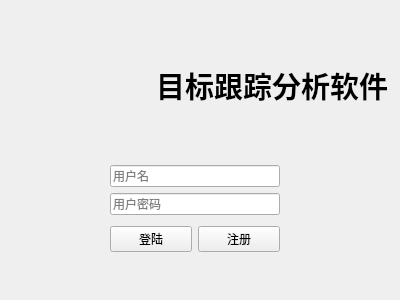
<?xml version="1.0" encoding="UTF-8"?>
<ui version="4.0">
 <class>Login</class>
 <widget class="QWidget" name="Login">
  <property name="geometry">
   <rect>
    <x>0</x>
    <y>0</y>
    <width>400</width>
    <height>300</height>
   </rect>
  </property>
  <property name="sizePolicy">
   <sizepolicy hsizetype="Fixed" vsizetype="Fixed">
    <horstretch>0</horstretch>
    <verstretch>0</verstretch>
   </sizepolicy>
  </property>
  <property name="minimumSize">
   <size>
    <width>400</width>
    <height>300</height>
   </size>
  </property>
  <property name="maximumSize">
   <size>
    <width>400</width>
    <height>300</height>
   </size>
  </property>
  <property name="windowTitle">
   <string>登陆</string>
  </property>
  <widget class="QWidget" name="layoutWidget">
   <property name="geometry">
    <rect>
     <x>20</x>
     <y>20</y>
     <width>368</width>
     <height>130</height>
    </rect>
   </property>
   <layout class="QHBoxLayout" name="horizontalLayout">
    <item>
     <widget class="QLabel" name="label">
      <property name="text">
       <string/>
      </property>
      <property name="pixmap">
       <pixmap resource="../resources.qrc">:/icons/resource/icons/icon.png</pixmap>
      </property>
      <property name="scaledContents">
       <bool>false</bool>
      </property>
     </widget>
    </item>
    <item>
     <widget class="QLabel" name="label_2">
      <property name="font">
       <font>
        <family>Ubuntu</family>
        <pointsize>22</pointsize>
        <weight>75</weight>
        <bold>true</bold>
       </font>
      </property>
      <property name="text">
       <string>目标跟踪分析软件</string>
      </property>
      <property name="alignment">
       <set>Qt::AlignCenter</set>
      </property>
     </widget>
    </item>
   </layout>
  </widget>
  <widget class="QWidget" name="">
   <property name="geometry">
    <rect>
     <x>110</x>
     <y>160</y>
     <width>170</width>
     <height>99</height>
    </rect>
   </property>
   <layout class="QVBoxLayout" name="verticalLayout_2">
    <item>
     <layout class="QVBoxLayout" name="verticalLayout">
      <item>
       <widget class="QLineEdit" name="edt_username">
        <property name="placeholderText">
         <string>用户名</string>
        </property>
       </widget>
      </item>
      <item>
       <widget class="QLineEdit" name="edt_password">
        <property name="placeholderText">
         <string>用户密码</string>
        </property>
       </widget>
      </item>
     </layout>
    </item>
    <item>
     <layout class="QHBoxLayout" name="horizontalLayout_2">
      <item>
       <widget class="QPushButton" name="btn_login">
        <property name="text">
         <string>登陆</string>
        </property>
       </widget>
      </item>
      <item>
       <widget class="QPushButton" name="btn_register">
        <property name="text">
         <string>注册</string>
        </property>
       </widget>
      </item>
     </layout>
    </item>
   </layout>
  </widget>
 </widget>
 <resources>
  <include location="../resources.qrc"/>
 </resources>
 <connections>
  <connection>
   <sender>btn_register</sender>
   <signal>clicked()</signal>
   <receiver>Login</receiver>
   <slot>show_register_pane()</slot>
   <hints>
    <hint type="sourcelabel">
     <x>257</x>
     <y>242</y>
    </hint>
    <hint type="destinationlabel">
     <x>453</x>
     <y>281</y>
    </hint>
   </hints>
  </connection>
 </connections>
 <slots>
  <slot>show_register_pane()</slot>
 </slots>
</ui>
